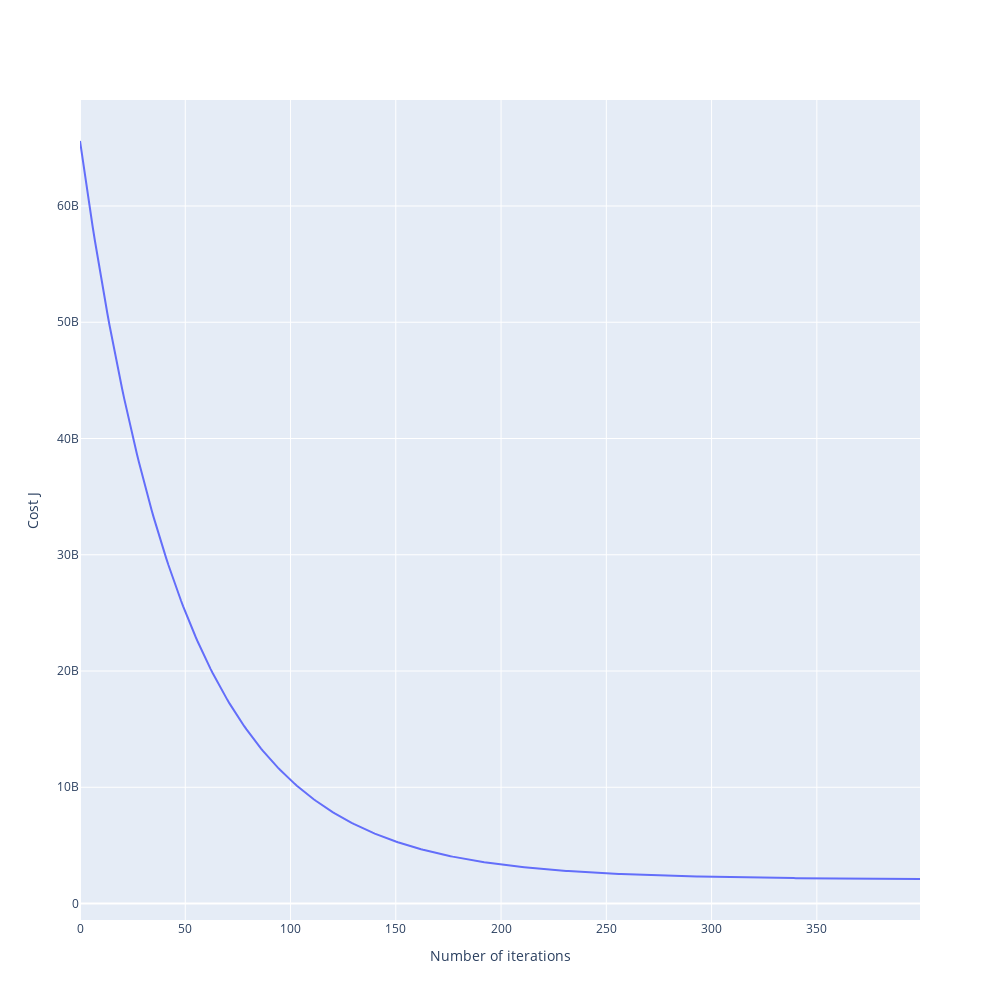

Notebook code cell kept with this figure:
### Code cell
fig2 = go.Figure()

layout = go.Layout( autosize=False,
                    width=1000,
                    height=1000,
                    xaxis = dict( title_text = "Number of iterations"),
                    yaxis = dict( title_text = "Cost J") )

trace1 = go.Scatter( y = J_history, mode='lines' )


fig2.layout = layout
fig2.add_trace( trace1 )

### Figure 1 — Plotly figure (JSON) as saved in the notebook; plotly's stock layout.template omitted (floating-point values rounded to 4 significant figures; data arrays with more than 128 entries replaced by an {"elided": "..."} marker saying what was removed)
{"data": [{"mode": "lines", "type": "scatter", "y": {"elided": "400 float values"}}], "layout": {"autosize": false, "height": 1000, "width": 1000, "xaxis": {"autorange": true, "range": [0, 399], "title": {"text": "Number of iterations"}}, "yaxis": {"autorange": true, "range": [-1417000000.0, 69120000000.0], "title": {"text": "Cost J"}, "type": "linear"}}}
